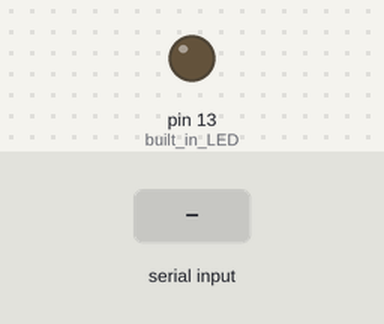
Recording of a sketch running on a simulated Arduino Uno, built with avr-gcc and run on an emulated ATmega328P. Parts: output pins drawn as LEDs (lit = HIGH). The test bench sets the inputs (shaded band). What the sketch prints to the serial monitor is not drawn.

Above: at 1.2 s.
1.3 s: "rpi" received over Serial
At 2.7 s:
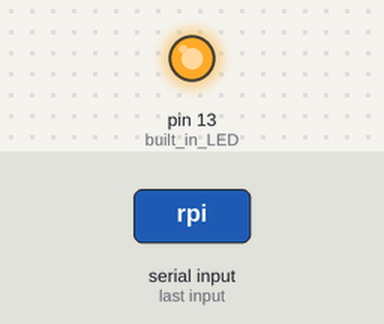
Timing chart, 0 to 4.3 s (numbered marks = the images above; inputs shaded):
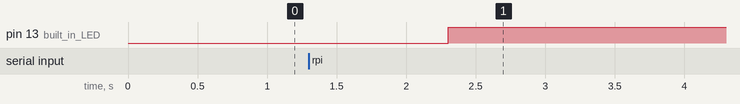

The sketch:

SerialTest.ino
```cpp
String messageReceived;
unsigned long serialMillis = 0;   // store the time when a message is sent to the pi
unsigned long afterSerialMillis = 0;  // current running time after sending a request to pi
void setup() {
  pinMode(LED_BUILTIN, OUTPUT); //built in LED
  Serial.begin(9600);   //baud rate
}

void loop() {
  // put your main code here, to run repeatedly:
  Serial.write("request");  //writes Hello into serial buffer
  serialMillis = millis();
  while(!Serial.available())
  {
    afterSerialMillis = millis();
    // if elapsed time after sending a message is greater than or equal 500ms
    if((afterSerialMillis - serialMillis) >= 500)
      break;
  }
  messageReceived = Serial.readString();  // reads the buffer and decodes it to string
  if (messageReceived == "rpi") //check if the reply from pi is rpi
  {
    digitalWrite(LED_BUILTIN,!digitalRead(LED_BUILTIN));  //turn ON/OFF the LED
  }
  messageReceived = ""; //flushes the reply
  delay(1000); //One second delay
}
```

Measured:
- after the input at 1.3 s, pin 13 (built_in_LED): LOW → HIGH after 1.0 s
